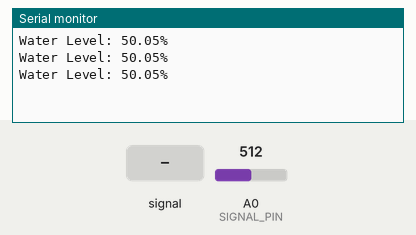
This sketch was run on a simulated Arduino Uno, built with avr-gcc and run on an emulated ATmega328P. Shown: the last lines printed to the serial monitor. Inputs (shaded band) come from the test bench; at power-on: A0 (SIGNAL_PIN) = 512.

Above: at 1.3 s.
1.4 s: A0 (SIGNAL_PIN) fed a 200 Hz sine of ±81 counts around its level
At 1.9 s:
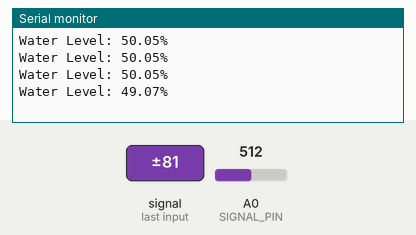
2.9 s: A0 (SIGNAL_PIN) set to 716
At 3.4 s:
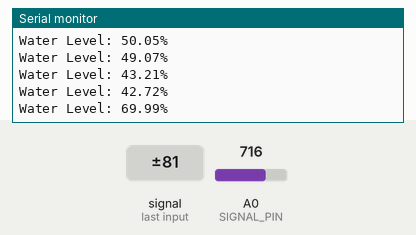
4.4 s: A0 (SIGNAL_PIN) fed a 1000 Hz sine of ±255 counts around its level
At 4.9 s:
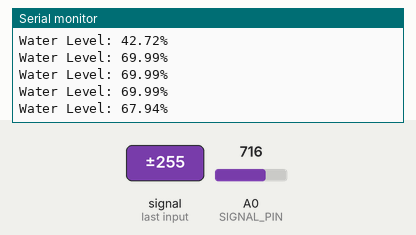
5.9 s: A0 (SIGNAL_PIN) set to 900
At 6.4 s:
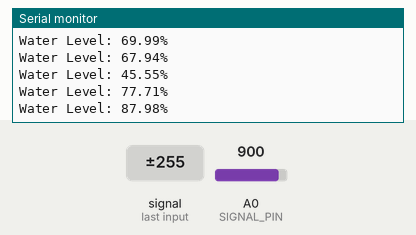
Timing chart, 0 to 8.4 s (numbered marks = the images above; inputs shaded):
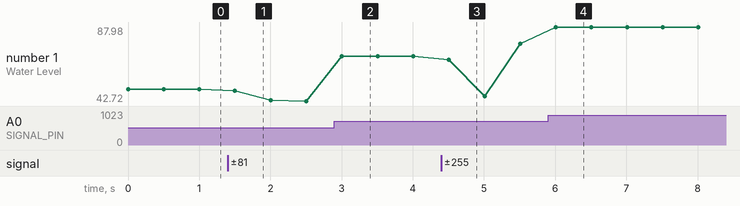

The sketch:

water_level_sensor.ino
```cpp
#define SIGNAL_PIN A0

void setup() {
  // put your setup code here, to run once:
  pinMode(SIGNAL_PIN, INPUT);

  Serial.begin(115200);
  Serial.setTimeout(1);
}

void loop() {
  // put your main code here, to run repeatedly:
  int rawValue = analogRead(SIGNAL_PIN);

  float waterLevelPercent = (rawValue / 1023.0) * 100.0; // Convert to percentage
  Serial.print("Water Level: ");
  Serial.print(waterLevelPercent);
  Serial.println("%");

  delay(500);
}
```

Measured:
- after the input at 1.4 s, the serial monitor: prints a new line after 0.10 s (image 1)
- after the input at 2.9 s, the serial monitor: prints a new line after 0.10 s (image 2)
- after the input at 4.4 s, the serial monitor: prints a new line after 0.11 s (image 3)
- after the input at 5.9 s, the serial monitor: prints a new line after 0.11 s (image 4)
- plotted number 1: 50.05 → 42.72 after the input at 1.4 s, 42.72 → 69.99 after the input at 2.9 s, 69.99 → 77.71 after the input at 4.4 s, 77.71 → 87.98 after the input at 5.9 s
